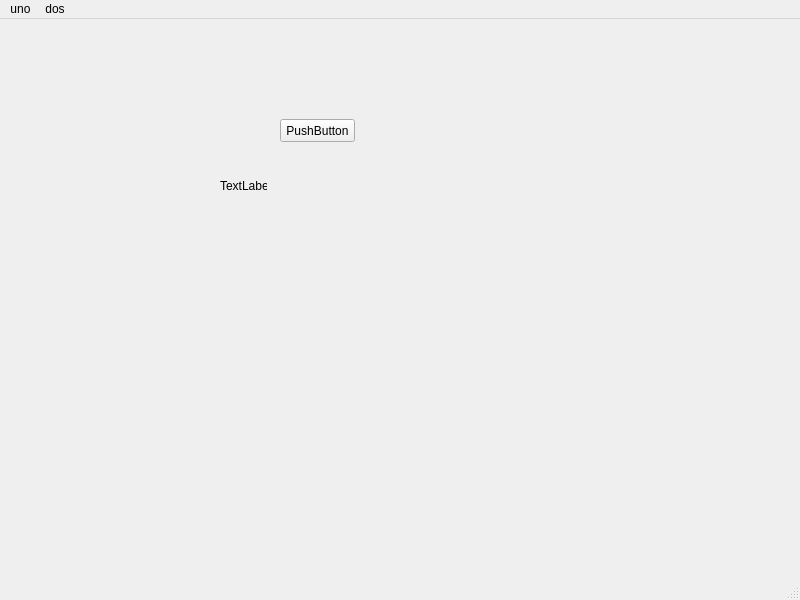
<?xml version="1.0" encoding="UTF-8"?>
<ui version="4.0">
 <class>MainWindow</class>
 <widget class="QMainWindow" name="MainWindow">
  <property name="geometry">
   <rect>
    <x>0</x>
    <y>0</y>
    <width>800</width>
    <height>600</height>
   </rect>
  </property>
  <property name="windowTitle">
   <string>MainWindow</string>
  </property>
  <widget class="QWidget" name="centralwidget">
   <widget class="QPushButton" name="pushButton">
    <property name="geometry">
     <rect>
      <x>280</x>
      <y>100</y>
      <width>75</width>
      <height>23</height>
     </rect>
    </property>
    <property name="text">
     <string>PushButton</string>
    </property>
   </widget>
   <widget class="QLabel" name="label">
    <property name="geometry">
     <rect>
      <x>220</x>
      <y>160</y>
      <width>47</width>
      <height>13</height>
     </rect>
    </property>
    <property name="text">
     <string>TextLabel</string>
    </property>
   </widget>
  </widget>
  <widget class="QMenuBar" name="menubar">
   <property name="geometry">
    <rect>
     <x>0</x>
     <y>0</y>
     <width>800</width>
     <height>21</height>
    </rect>
   </property>
   <widget class="QMenu" name="menuuno">
    <property name="title">
     <string>uno</string>
    </property>
    <addaction name="actiondos"/>
    <addaction name="actiontres"/>
   </widget>
   <widget class="QMenu" name="menudos">
    <property name="title">
     <string>dos</string>
    </property>
    <addaction name="actionuno"/>
   </widget>
   <addaction name="menuuno"/>
   <addaction name="menudos"/>
  </widget>
  <widget class="QStatusBar" name="statusbar"/>
  <action name="actiondos">
   <property name="text">
    <string>dos</string>
   </property>
  </action>
  <action name="actiontres">
   <property name="text">
    <string>tres</string>
   </property>
  </action>
  <action name="actionuno">
   <property name="text">
    <string>uno</string>
   </property>
  </action>
 </widget>
 <resources/>
 <connections/>
</ui>
